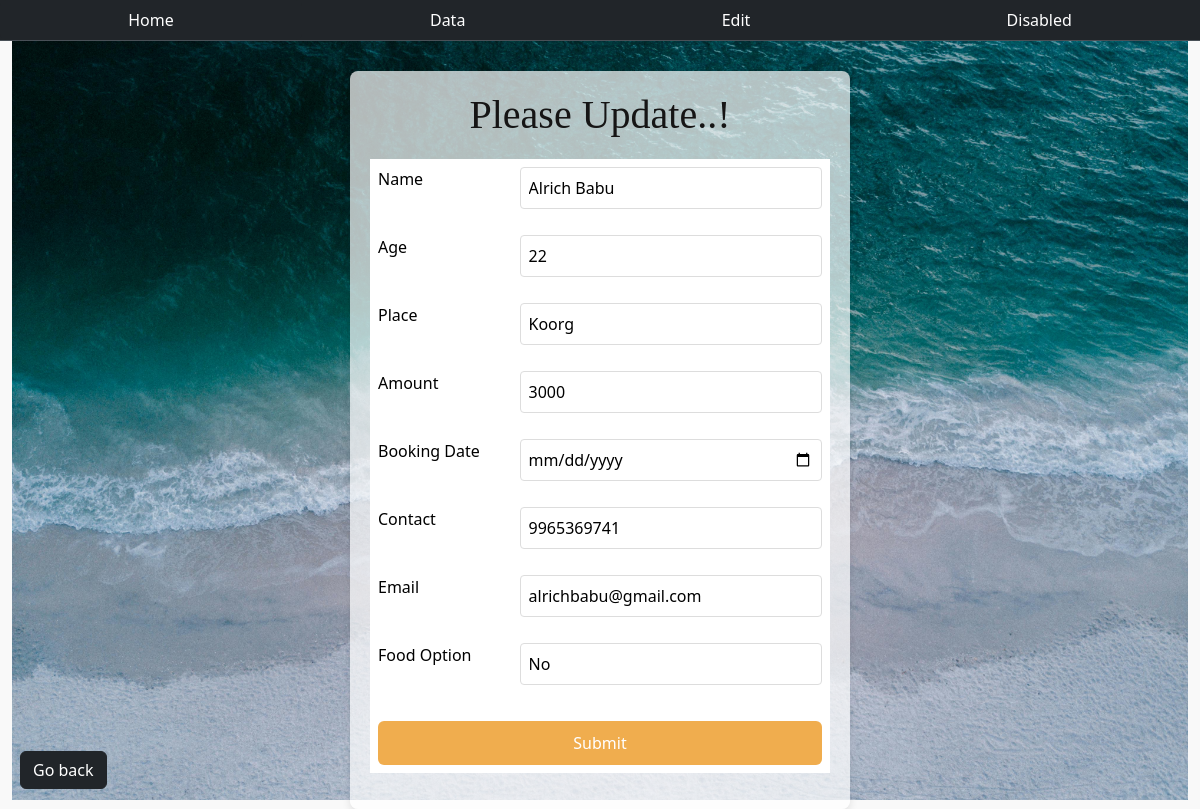
Page /update/7/ on the committed database.
### home/models.py (models this page shows, shortened)
class tour(models.Model):
    name=models.CharField(max_length=100)
    age=models.IntegerField()
    place=models.CharField(max_length=100)
    amount=models.IntegerField()
    date=models.DateField()
    contact = models.CharField(max_length=15)  # Updated to CharField to handle phone numbers
    email = models.EmailField()
    food_option = models.CharField(max_length=3, choices=[('Yes', 'Food'), ('No', 'No Food')], default='No')  # Food option field

### home/views.py (the view, shortened to what this page needs)
# urls.py: path('update/<int:id>/', views.update, name='update_contact'),
def update(request, id):
    data = get_object_or_404(tour, id=id)
    return render(request, 'update.html', {'data': data})

### template/update.html (shortened to what this page needs)
{% load static %}
<!DOCTYPE html>
<html lang="en">
<head>
    <link href="https://cdn.jsdelivr.net/npm/bootstrap@5.3.3/dist/css/bootstrap.min.css" rel="stylesheet">
</head>
<body>
    <nav class="nav nav-pills flex-column flex-sm-row bg-dark border-bottom border-body" data-bs-theme="dark">
        <a class="flex-sm-fill text-sm-center nav-link active  bg-dark text-white" aria-current="page" href="/">Home</a>
        <a class="flex-sm-fill text-sm-center nav-link text-white" href="/view">Data</a>
        <a class="flex-sm-fill text-sm-center nav-link text-white" href="/contact">Edit</a>
        <a class="flex-sm-fill text-sm-center nav-link disabled text-white" aria-disabled="true">Disabled</a>
    </nav>
    <div class="container-fluid">
    </div>
    <form method="POST" action="{% url 'update_contact' data.id %}" class="form-container">
        <h1>Please Update..!</h1>
        <table class="table table-borderless">
            <tr>
                <td>Name</td>
                <td><input type="text" name="name" value="{{ data.name }}"></td>
            </tr>
            <tr>
                <td>Age</td>
                <td><input type="number" name="age" value="{{ data.age }}"></td>
            </tr>
            <tr>
                <td>Place</td>
                <td><input type="text" name="place" value="{{ data.place }}"></td>
            </tr>
            <tr>
                <td>Amount</td>
                <td><input type="number" name="amount" value="{{ data.amount }}"></td>
            </tr>
            <tr>
                <td>Booking Date</td>
                <td><input type="date" name="date" value="{{ data.date }}"></td>
            </tr>
            <tr>
                <td>Contact</td>
                <td><input type="tel" name="contact" value="{{ data.contact }}"></td>
            </tr>
            <tr>
                <td>Email</td>
                <td><input type="email" name="email" value="{{ data.email }}"></td>
            </tr>
            <tr>
                <td>Food Option</td>
                <td><input type="text" name="food_option" value="{{ data.food_option }}"></td>
            </tr>
            <tr>
                <td colspan="2" style="text-align: center;">
                    <input type="submit" value="Submit" class="btn btn-warning">
                </td>
            </tr>
        </table>
    </form>
    <div class="go-back-btn">
        <a href="javascript:window.history.back();" class="btn btn-dark">Go back</a>
    </div>
</body>
</html>

### template/update.html (style rules this page uses)
nav { position: fixed; top: 0; width: 100%; z-index: 1000; }
body { padding-top: 80px; margin: 0; display: flex; justify-content: center; align-items: center; height: 100vh; background-color: #f9f9f9; }
html { height: 100%; }
.form-container { width: 500px; padding: 20px; background-color: rgba(255, 255, 255, 0.7); border-radius: 8px; box-shadow: 0 4px 8px rgba(0, 0, 0, 0.1); z-index: 10; }
.form-container h1 { color: rgb(22, 21, 21); font-family: Cambria, Cochin, Georgia, Times, 'Times New Roman', serif; text-align: center; margin-bottom: 20px; }
.form-container input[type="text"], .form-container input[type="number"], .form-container input[type="email"], .form-container input[type="tel"], .form-container input[type="date"] { width: 100%; padding: 8px; margin-bottom: 10px; border: 1px solid #ddd; border-radius: 4px; }
.form-container input[type="submit"] { width: 100%; padding: 10px; background-color: #f0ad4e; border: none; color: white; font-size: 16px; cursor: pointer; margin-top: 10px; }
.container-fluid { position: absolute; top: 0; left: 0; right: 0; bottom: 0; overflow: hidden; }
.go-back-btn { position: fixed; left: 20px; bottom: 20px; z-index: 1000; }

### rows in the picture
tour: name "Alrich Babu", age "22", place "Koorg", amount "3000", contact "9965369741", email "alrichbabu@gmail.com", food_option "No"
